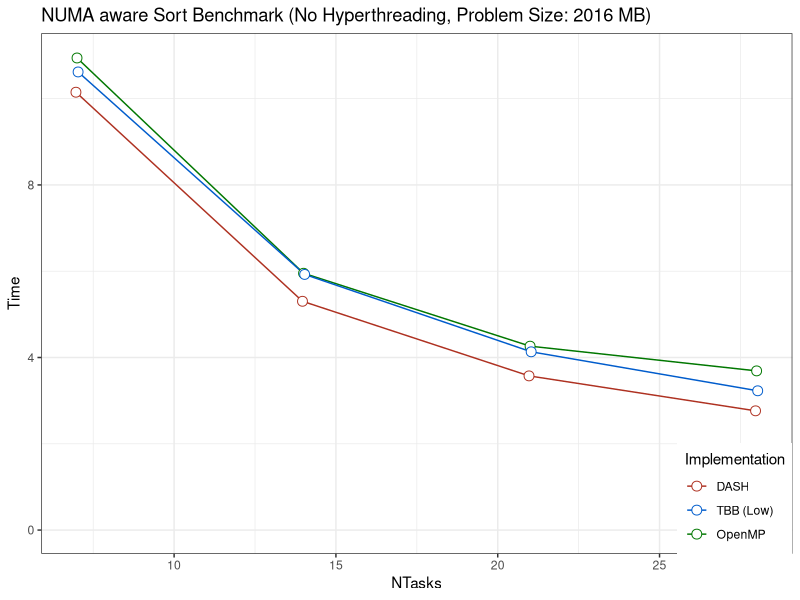
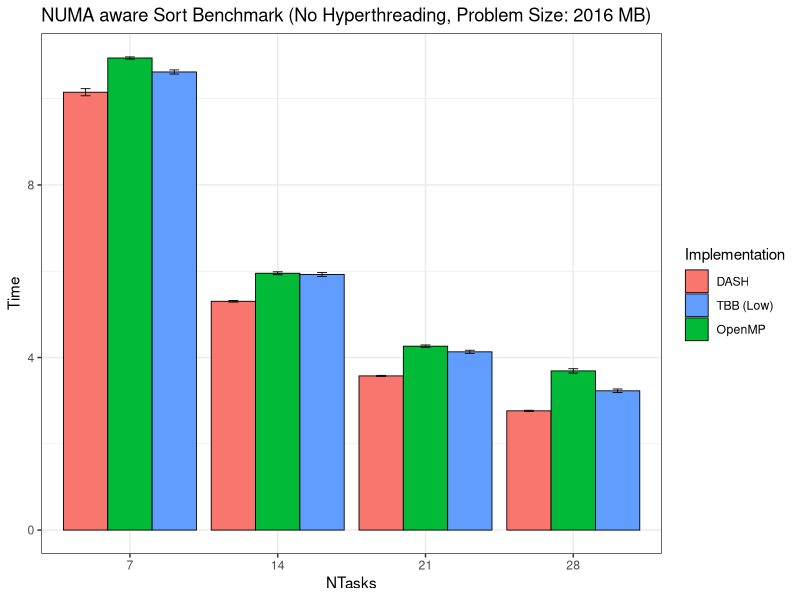
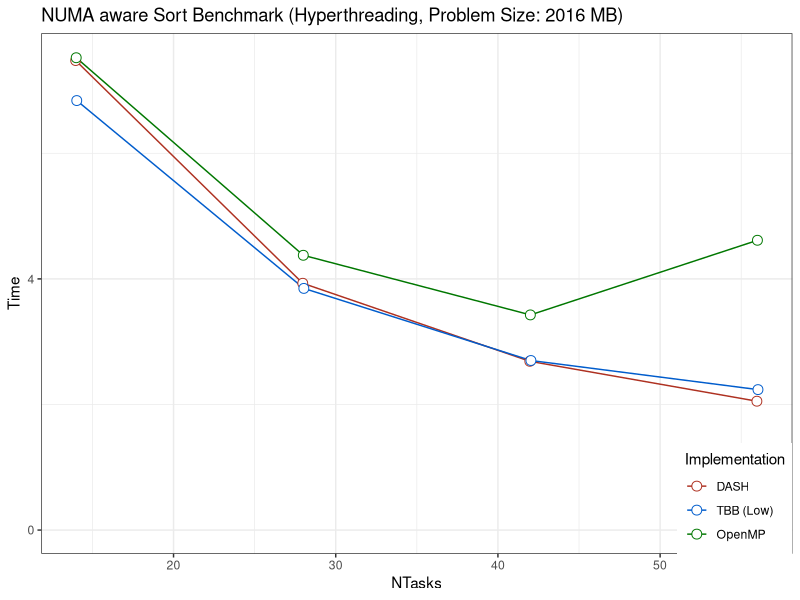
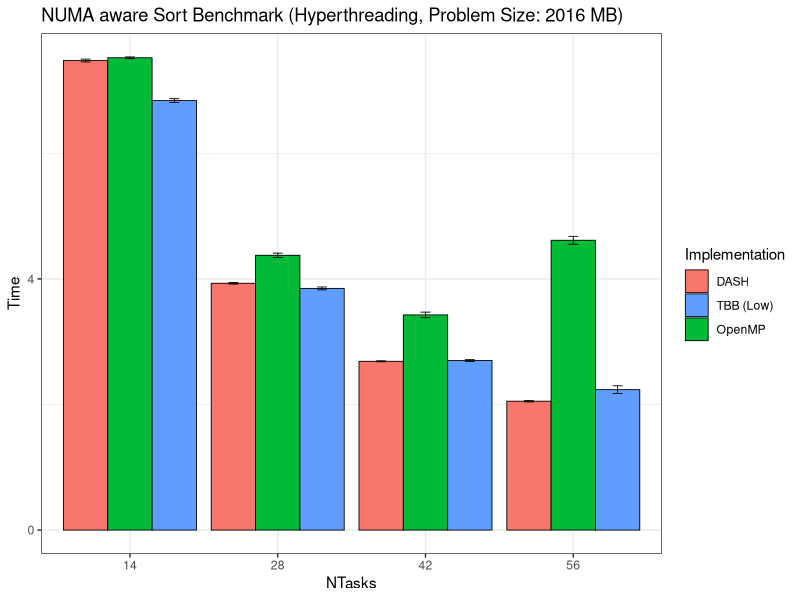

The R source for these figures, in order:
library(dplyr)
library(ggplot2)

## Summarizes data.
## Gives count, mean, standard deviation, standard error of the mean, and
## confidence interval (default 95%).
##   data: a data frame.
##   measurevar: the name of a column that contains the variable to be summariezed
##   groupvars: a vector containing names of columns that contain grouping variables
##   na.rm: a boolean that indicates whether to ignore NA's
##   conf.interval: the percent range of the confidence interval (default is 95%)
summarySE <- function(data=NULL, measurevar, groupvars=NULL, na.rm=FALSE,
                      conf.interval=.95, .drop=TRUE) {
    # New version of length which can handle NA's: if na.rm==T, don't count them
    length2 <- function (x, na.rm=FALSE) {
        if (na.rm) sum(!is.na(x))
        else       length(x)
    }

    # This does the summary. For each group's data frame, return a vector with
    # N, mean, and sd
    datac <- plyr::ddply(data, groupvars, .drop=.drop,
                         .fun = function(xx, col) {
                             c(N    = length2(xx[[col]], na.rm=na.rm),
                               mean = mean   (xx[[col]], na.rm=na.rm),
                               sd   = sd     (xx[[col]], na.rm=na.rm),
                               min  = min    (xx[[col]], na.rm=na.rm),
                               max  = max    (xx[[col]], na.rm=na.rm)
                               )
                         },
                         measurevar
                         )

    # Rename the "mean" column
    datac <- plyr::rename(datac, c("mean" = measurevar))

    datac$se <- datac$sd / sqrt(datac$N)  # Calculate standard error of the mean

    # Confidence interval multiplier for standard error
    # Calculate t-statistic for confidence interval:
    # e.g., if conf.interval is .95, use .975 (above/below), and use df=N-1
    ciMult <- qt(conf.interval/2 + .5, datac$N-1)
    datac$ci <- datac$se * ciMult

    return(datac)
}

plotLineChart <- function(data, title="") {

# The errorbars overlapped, so use position_dodge to move them horizontally
    pd <- position_dodge(0.1) # move them .05 to the left and right

    ggplot(data, aes(x=NTasks, y=Time, colour=Test.Case, group=Test.Case)) +
        geom_errorbar(aes(ymin=Time-ci, ymax=Time+ci), colour="black", width=.1, position=pd) +
        geom_line(position=pd) +
        geom_point(position=pd, size=3, shape=21, fill="white") + # 21 is filled circle
        xlab("NTasks") +
            ylab("Time") +
            scale_colour_hue(name="Implementation",    # Legend label, use darker colors
                             breaks=c("dash.x", "tbb-lowlevel.x", "tbb-highlevel.x", "openmp.x"),
                             labels=c("DASH", "TBB (Low)", "TBB (High)", "OpenMP"),
                             l=40) +                    # Use darker colors, lightness=40
    ggtitle(title) +
        expand_limits(y=0) +                        # Expand y range
        scale_y_continuous(breaks=0:20*4) +         # Set tick every 4
            theme_bw() +
                theme(legend.justification=c(1,0),
                      legend.position=c(1,0))               # Position legend in bottom right
}


plotBarChart <- function(data, title="") {

    data$NTasks <- factor(data$NTasks)

    ggplot(data, aes(x=NTasks, y=Time, fill=Test.Case)) +
    geom_bar(position=position_dodge(), stat="identity",
             colour="black", # Use black outlines,
             size=.3) +      # Thinner lines
    geom_errorbar(aes(ymin=Time-ci, ymax=Time+ci),
                  size=.3,    # Thinner lines
                  width=.2,
                  position=position_dodge(.9)) +
    xlab("NTasks") +
    ylab("Time") +
    scale_fill_hue(name="Implementation", # Legend label, use darker colors
                   breaks=c("dash.x", "tbb-lowlevel.x", "tbb-highlevel.x", "openmp.x"),
                   labels=c("DASH", "TBB (Low)", "TBB (High)", "OpenMP")) +
    ggtitle(title) +
    scale_y_continuous(breaks=0:20*4) +
    theme_bw()

}

#args = commandArgs(trailingOnly=TRUE)
#
#if (length(args)==0) {
#    stop("Usage: ./plots.R <infile> <outfile>", call.=FALSE)
#} else if (length(args)==1) {
#    filename <- basename(args[1])
#    filename <- sub("^([^.]*).*", "\\1", filename)
#    filename <- paste(filename, ".pdf", sep="")
#    args[2] <- filename
#}
#
#csvFile <- args[1]
#outfile <- args[2]

affinity.cores.data <- read.csv("../summary/shared-memory/affinity-no-ht.csv", header=TRUE, strip.white=TRUE)
affinity.threads.data <- read.csv("../summary/shared-memory/affinity-ht.csv", header=TRUE, strip.white=TRUE)

affinity.cores.title <-
    paste("NUMA aware Sort Benchmark (No Hyperthreading, Problem Size: ",
          affinity.cores.data[1,3], " MB)", sep="")

affinity.threads.title <-
    paste("NUMA aware Sort Benchmark (Hyperthreading, Problem Size: ",
          affinity.threads.data[1,3], " MB)", sep="")

affinity.cores.agg <- summarySE(affinity.cores.data,
                    measurevar="Time",
                    groupvars=c("NTasks", "Test.Case"),
                    na.rm=TRUE)

affinity.threads.agg <- summarySE(affinity.threads.data,
                    measurevar="Time",
                    groupvars=c("NTasks", "Test.Case"),
                    na.rm=TRUE)

pdf(file="numa-scaling.pdf")

plotLineChart(affinity.cores.agg, affinity.cores.title)
plotBarChart(affinity.cores.agg, affinity.cores.title)

plotLineChart(affinity.threads.agg, affinity.threads.title)
plotBarChart(affinity.threads.agg, affinity.threads.title)
dev.off()



